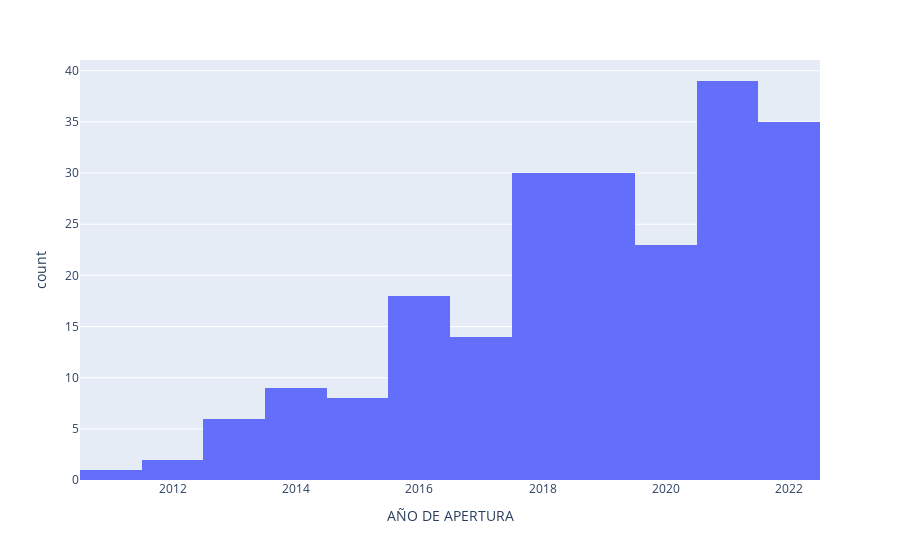
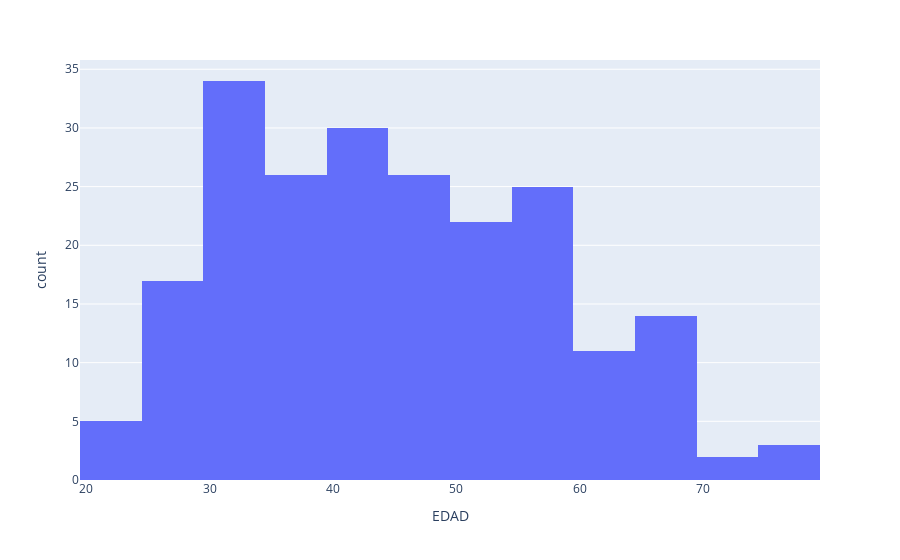
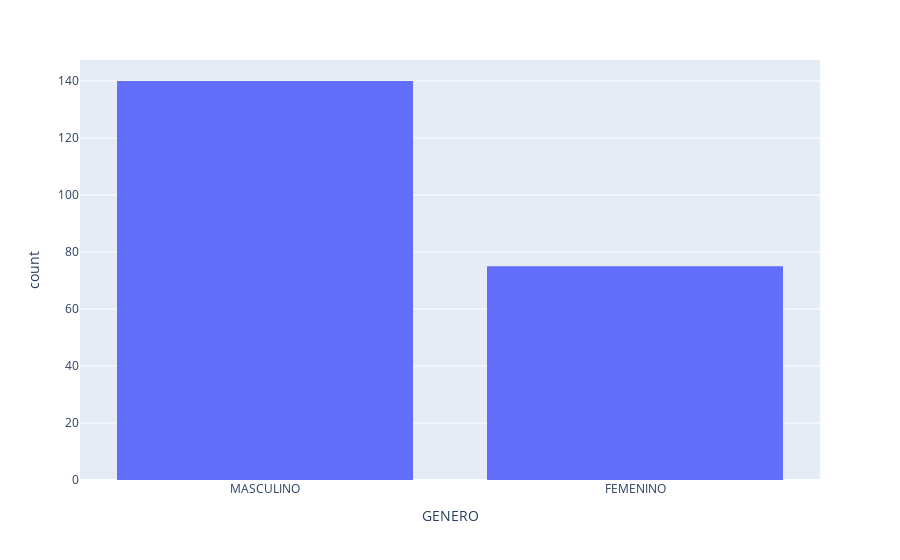
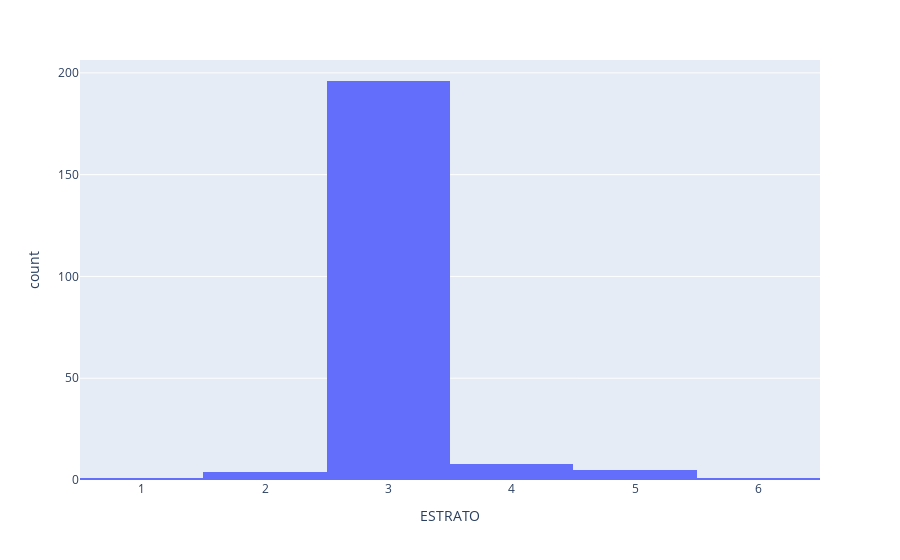

Here is the notebook cell these charts were saved with, in order:
### Markdown cell above
# **Proyecto: Arquetipos de clientes de banco**

### Code cell
###------------------TEAM 11 --------------------###
##CARLOS ANDRES RODRIGUEZ BAYONA
##HAROLD FABIAN RODRIGUEZ TARAZONA
##JOSE EDUARDO RIVERA LAITON
##WENDY BARREDA CABRERA
###-----------------------------------------------###

!pip install -U imbalanced-learn
!pip install plotly

import numpy as np
import pandas as pd
import seaborn as sns
import matplotlib.pyplot as plt
import matplotlib
import plotly.express as px
from mpl_toolkits.mplot3d import Axes3D
#import os
#os.chdir("/content")

inline_rc = dict(matplotlib.rcParams)
#---------------------------------------------------Datos ---------------------------------------------------------------
print('Inicia el análisis de datos')
print('--------------------------------------------')
#Carga de datos 
print('\r\nImportación de los datos baseTibamoa.xls ...')
#data = pd.read_csv("BaseTibamoa.xlsx", delimiter=',')
data = pd.read_excel('baseTibamoa.xlsx', index_col=0)  

print('\r\nDimensiones del arreglo de información')
print('Número de registros: '+ str(data.shape[0]))
print('Número de variables: '+ str(data.shape[1]))
print('--------------------------------------------')
print('\r\nCantidad de datos null or nan por columna:\r\n')
percent_missing = data.isna().sum() * 100 / len(data)
missing_value_df = pd.DataFrame({'#_faltantes': data.isna().sum(),
                                 '%_faltantes': percent_missing})
print(missing_value_df)
print('--------------------------------------------')
print('\r\nTipo de los datos:\r\n')
print(data.dtypes)

print('--------------------------------------------')
print('\r\nAnalisis de variables\r\n')
print('Estadisticas descriptivas de los datos:')
estadisticas=data.describe(include = 'all')
print(estadisticas)

print('--------------------------------------------')
print('Se procede con un analisis de todas las variables por medio de una matriz de correlación:')
correlacion = data.corr()
#sns.set(rc = {'figure.figsize':(30,30), 'font.size':12})
sns.set(rc = {'figure.figsize':(13,7), 'font.size':13})
#sns.heatmap(correlacion, annot = True)
mask = np.triu(np.ones_like(correlacion))
sns.heatmap(correlacion, vmin=-1, vmax=1, annot=True, cmap='BrBG', mask = mask)
plt.title("Matriz de correlación")
plt.show()

matplotlib.rcParams.update(inline_rc)

print('--------------------------------------------')
print('Histogramas para las variables:')

#histogramas
dfh = data
dfh.drop(dfh.columns[[8,16,39]], 1, inplace=True)
for i in list(dfh.columns.values):
    fig = px.histogram(dfh, x=data[i])
    fig.show()

### Figure 1 — Plotly figure (JSON) as saved in the notebook; plotly's stock layout.template omitted (floating-point values rounded to 4 significant figures; data arrays with more than 128 entries replaced by an {"elided": "..."} marker saying what was removed)
{"data": [{"alignmentgroup": "True", "bingroup": "x", "hovertemplate": "AÑO DE APERTURA=%{x}<br>count=%{y}<extra></extra>", "legendgroup": "", "marker": {"color": "#636efa", "pattern": {"shape": ""}}, "name": "", "offsetgroup": "", "orientation": "v", "showlegend": false, "type": "histogram", "x": {"elided": "215 int values"}, "xaxis": "x", "yaxis": "y"}], "layout": {"barmode": "relative", "legend": {"tracegroupgap": 0}, "margin": {"t": 60}, "xaxis": {"anchor": "y", "domain": [0, 1], "title": {"text": "AÑO DE APERTURA"}}, "yaxis": {"anchor": "x", "domain": [0, 1], "title": {"text": "count"}}}}

### Figure 2 — Plotly figure (JSON) as saved in the notebook; plotly's stock layout.template omitted (floating-point values rounded to 4 significant figures; data arrays with more than 128 entries replaced by an {"elided": "..."} marker saying what was removed)
{"data": [{"alignmentgroup": "True", "bingroup": "x", "hovertemplate": "EDAD=%{x}<br>count=%{y}<extra></extra>", "legendgroup": "", "marker": {"color": "#636efa", "pattern": {"shape": ""}}, "name": "", "offsetgroup": "", "orientation": "v", "showlegend": false, "type": "histogram", "x": {"elided": "215 int values"}, "xaxis": "x", "yaxis": "y"}], "layout": {"barmode": "relative", "legend": {"tracegroupgap": 0}, "margin": {"t": 60}, "xaxis": {"anchor": "y", "domain": [0, 1], "title": {"text": "EDAD"}}, "yaxis": {"anchor": "x", "domain": [0, 1], "title": {"text": "count"}}}}

### Figure 3 — Plotly figure (JSON) as saved in the notebook; plotly's stock layout.template omitted (floating-point values rounded to 4 significant figures; data arrays with more than 128 entries replaced by an {"elided": "..."} marker saying what was removed)
{"data": [{"alignmentgroup": "True", "bingroup": "x", "hovertemplate": "GENERO=%{x}<br>count=%{y}<extra></extra>", "legendgroup": "", "marker": {"color": "#636efa", "pattern": {"shape": ""}}, "name": "", "offsetgroup": "", "orientation": "v", "showlegend": false, "type": "histogram", "x": {"elided": "215 str values"}, "xaxis": "x", "yaxis": "y"}], "layout": {"barmode": "relative", "legend": {"tracegroupgap": 0}, "margin": {"t": 60}, "xaxis": {"anchor": "y", "domain": [0, 1], "title": {"text": "GENERO"}}, "yaxis": {"anchor": "x", "domain": [0, 1], "title": {"text": "count"}}}}

### Figure 4 — Plotly figure (JSON) as saved in the notebook; plotly's stock layout.template omitted (floating-point values rounded to 4 significant figures; data arrays with more than 128 entries replaced by an {"elided": "..."} marker saying what was removed)
{"data": [{"alignmentgroup": "True", "bingroup": "x", "hovertemplate": "ESTRATO=%{x}<br>count=%{y}<extra></extra>", "legendgroup": "", "marker": {"color": "#636efa", "pattern": {"shape": ""}}, "name": "", "offsetgroup": "", "orientation": "v", "showlegend": false, "type": "histogram", "x": {"elided": "215 int values"}, "xaxis": "x", "yaxis": "y"}], "layout": {"barmode": "relative", "legend": {"tracegroupgap": 0}, "margin": {"t": 60}, "xaxis": {"anchor": "y", "domain": [0, 1], "title": {"text": "ESTRATO"}}, "yaxis": {"anchor": "x", "domain": [0, 1], "title": {"text": "count"}}}}
